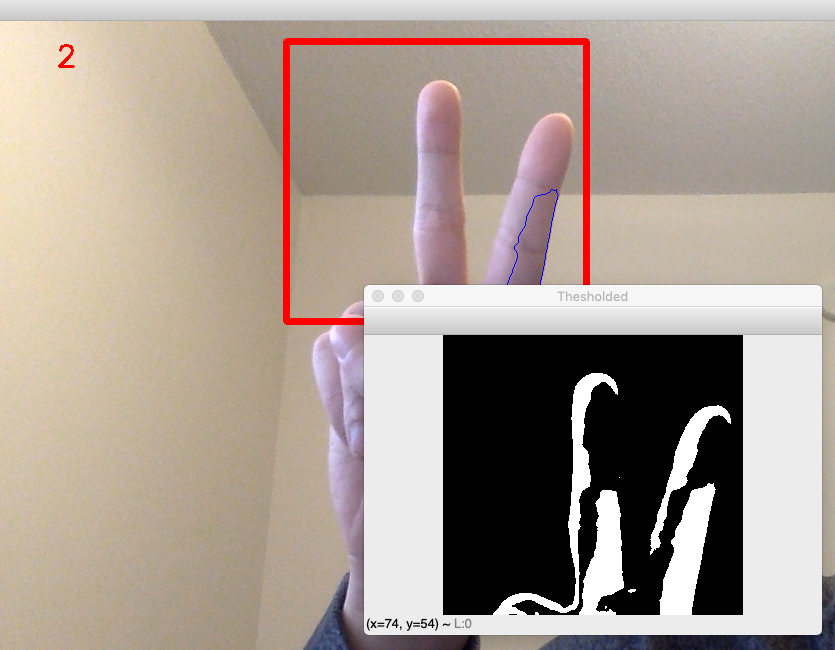
#> input picture 2.png, 835 x 650 px, given in place of the camera
$ jupyter execute FingerCount.ipynb   (text cells are left out)
#> lines starting #> are read from the running program, lines starting #| are printed output that depends on the picture
[cell 1]
import cv2
import numpy as np

# Used for distance calculation later on
from sklearn.metrics import pairwise

[cell 2]
# This background will be a global variable that we update through a few functions
background = None

# Start with a halfway point between 0 and 1 of accumulated weight
accumulated_weight = 0.5


# Manually set up ROI for grabbing the hand. I just chose the top right corner for filming.
roi_top = 20
roi_bottom = 300
roi_right = 300
roi_left = 600

[cell 3]
# The function calculates the weighted sum of the input image src and the accumulator dst so that
# dst becomes a running average of a frame sequence:

def calc_accum_avg(frame, accumulated_weight):
    '''
    Given a frame and a previous accumulated weight, computed the weighted average of the image passed in.
    '''

    # Grab the background
    global background

    # For first time, create the background from a copy of the frame.
    if background is None:
        background = frame.copy().astype("float")
        return None

    # compute weighted average, accumulate it and update the background
    cv2.accumulateWeighted(frame, background, accumulated_weight)

[cell 4]
# [24 lines left out: function segment, not called in this run]

[cell 5]
# [70 lines left out: function count_fingers, not called in this run]

[cell 6]
cam = cv2.VideoCapture(0)

# Intialize a frame count
num_frames = 0

# keep looping, until interrupted
while True:
    # get the current frame
    ret, frame = cam.read()
#> frame is the input picture: shape (650, 835, 3); mean B, G, R 147.4, 157.1, 170

    # flip the frame so that it is not the mirror view
    frame = cv2.flip(frame, 1)
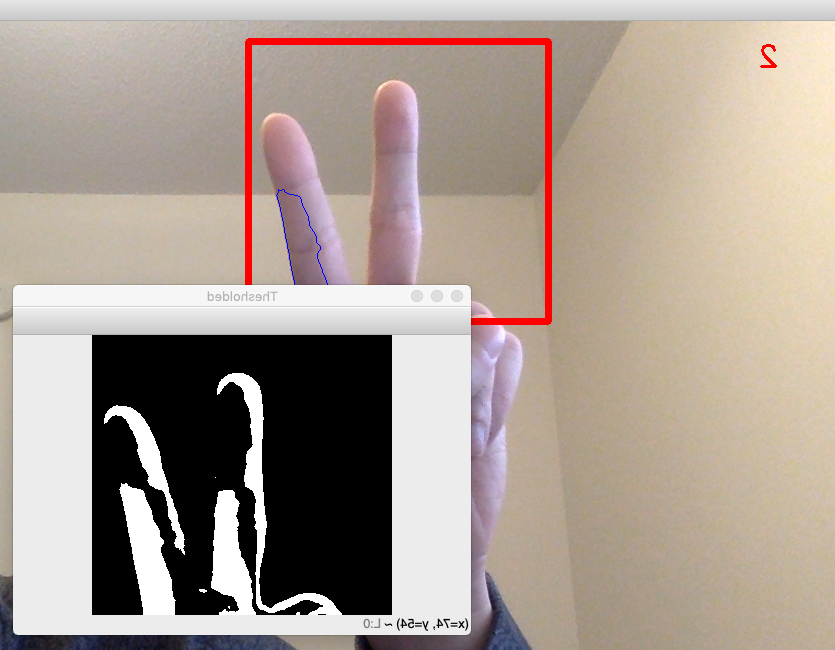
#> frame: shape (650, 835, 3); mean B, G, R 147.4, 157.1, 170

    # clone the frame
    frame_copy = frame.copy()

    # Grab the ROI from the frame
    roi = frame[roi_top:roi_bottom, roi_right:roi_left]
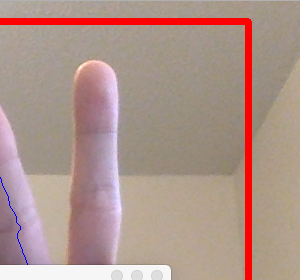
#> roi: shape (280, 300, 3); mean B, G, R 139.7, 148.4, 174.6

    # Apply grayscale and blur to ROI
    gray = cv2.cvtColor(roi, cv2.COLOR_BGR2GRAY)
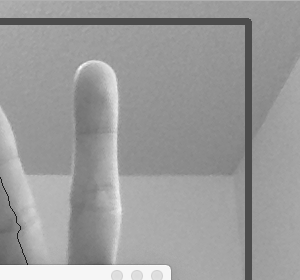
#> gray: shape (280, 300); min 24, max 253, mean 155.2
    gray = cv2.GaussianBlur(gray, (7, 7), 0)
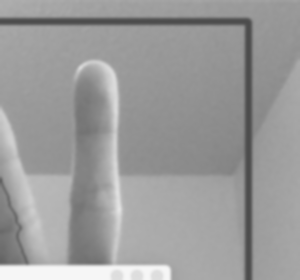
#> gray: shape (280, 300); min 76, max 246, mean 155.2

    # For the first 30 frames we will calculate the average of the background.
    # We will tell the user while this is happening
    if num_frames < 60:
        calc_accum_avg(gray, accumulated_weight)
        if num_frames <= 59:
            cv2.putText(frame_copy, "WAIT! GETTING BACKGROUND AVG.", (200, 400), cv2.FONT_HERSHEY_SIMPLEX, 1, (0,0,255), 2)
            cv2.imshow("Finger Count",frame_copy)

    else:
        # now that we have the background, we can segment the hand.

        # segment the hand region
        hand = segment(gray)

        # First check if we were able to actually detect a hand
        if hand is not None:

            # unpack
            thresholded, hand_segment = hand

            # Draw contours around hand segment
            cv2.drawContours(frame_copy, [hand_segment + (roi_right, roi_top)], -1, (255, 0, 0),1)

            # Count the fingers
            fingers = count_fingers(thresholded, hand_segment)

            # Display count
            cv2.putText(frame_copy, str(fingers), (70, 45), cv2.FONT_HERSHEY_SIMPLEX, 1, (0,0,255), 2)

            # Also display the thresholded image
            cv2.imshow("Thesholded", thresholded)

    # Draw ROI Rectangle on frame copy
    cv2.rectangle(frame_copy, (roi_left, roi_top), (roi_right, roi_bottom), (0,0,255), 5)
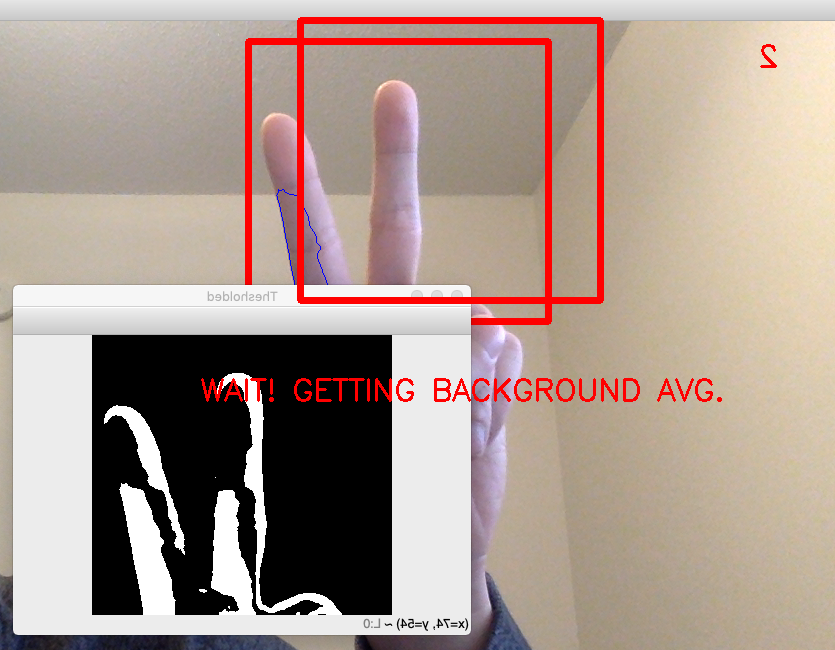
#> frame_copy: shape (650, 835, 3); mean B, G, R 144.1, 153.7, 171.9

    # increment the number of frames for tracking
    num_frames += 1

    # Display the frame with segmented hand
    cv2.imshow("Finger Count", frame_copy)


    # Close windows with Esc
    k = cv2.waitKey(1) & 0xFF
#> (key Esc is pressed here)

    if k == 27:
        break

# Release the camera and destroy all the windows
cam.release()
cv2.destroyAllWindows()

$ run again, on 3.png
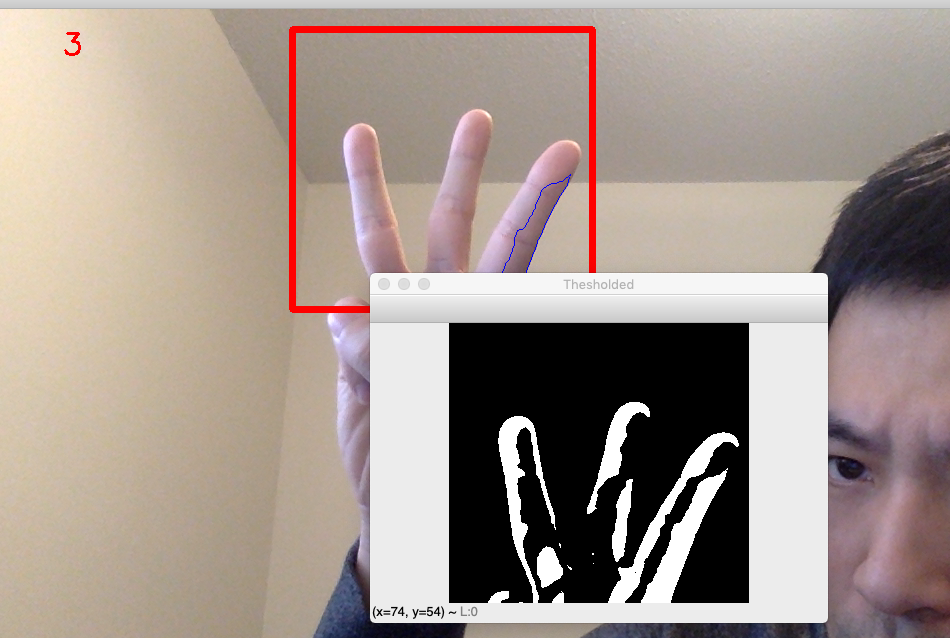
#> input picture 3.png, 950 x 638 px, given in place of the camera
#> frame is the input picture: shape (638, 950, 3); mean B, G, R 142.6, 150.3, 164
#> `gray = cv2.GaussianBlur(gray, (7, 7), 0)`:
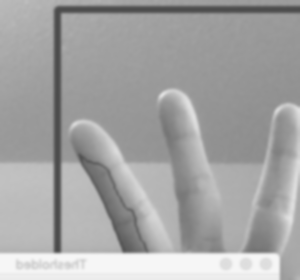
#> gray: shape (280, 300); min 73, max 246, mean 165
#> `cv2.rectangle(frame_copy, (roi_left, roi_top), (roi_right, roi_bottom)..`:
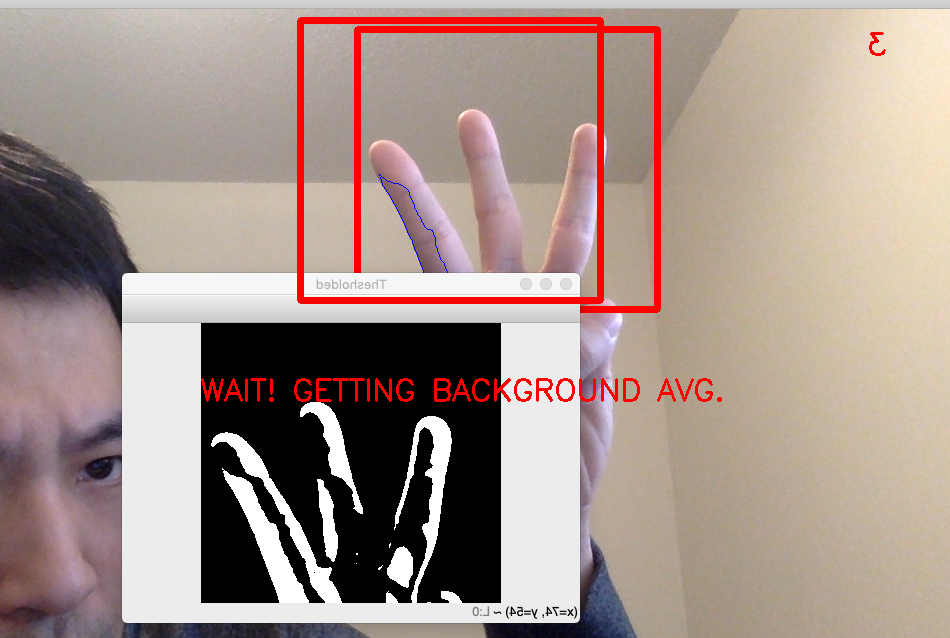
#> frame_copy: shape (638, 950, 3); mean B, G, R 139.7, 147.4, 165.9
